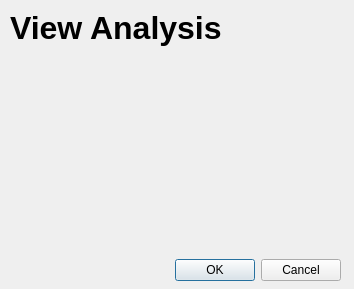
<?xml version="1.0" encoding="UTF-8"?>
<ui version="4.0">
 <class>Dialog</class>
 <widget class="QDialog" name="Dialog">
  <property name="geometry">
   <rect>
    <x>0</x>
    <y>0</y>
    <width>354</width>
    <height>289</height>
   </rect>
  </property>
  <property name="windowTitle">
   <string>Dialog</string>
  </property>
  <widget class="QWidget" name="verticalLayoutWidget">
   <property name="geometry">
    <rect>
     <x>10</x>
     <y>10</y>
     <width>331</width>
     <height>271</height>
    </rect>
   </property>
   <layout class="QVBoxLayout" name="verticalLayout">
    <item>
     <widget class="QLabel" name="label_5">
      <property name="text">
       <string>&lt;html&gt;&lt;head/&gt;&lt;body&gt;&lt;p&gt;&lt;span style=&quot; font-size:24pt; font-weight:600;&quot;&gt;View Analysis&lt;/span&gt;&lt;/p&gt;&lt;/body&gt;&lt;/html&gt;</string>
      </property>
     </widget>
    </item>
    <item>
     <spacer name="verticalSpacer">
      <property name="orientation">
       <enum>Qt::Vertical</enum>
      </property>
      <property name="sizeHint" stdset="0">
       <size>
        <width>20</width>
        <height>40</height>
       </size>
      </property>
     </spacer>
    </item>
    <item>
     <widget class="QDialogButtonBox" name="buttonBox">
      <property name="orientation">
       <enum>Qt::Horizontal</enum>
      </property>
      <property name="standardButtons">
       <set>QDialogButtonBox::Cancel|QDialogButtonBox::Ok</set>
      </property>
     </widget>
    </item>
   </layout>
  </widget>
 </widget>
 <resources/>
 <connections>
  <connection>
   <sender>buttonBox</sender>
   <signal>accepted()</signal>
   <receiver>Dialog</receiver>
   <slot>accept()</slot>
   <hints>
    <hint type="sourcelabel">
     <x>248</x>
     <y>254</y>
    </hint>
    <hint type="destinationlabel">
     <x>157</x>
     <y>274</y>
    </hint>
   </hints>
  </connection>
  <connection>
   <sender>buttonBox</sender>
   <signal>rejected()</signal>
   <receiver>Dialog</receiver>
   <slot>reject()</slot>
   <hints>
    <hint type="sourcelabel">
     <x>316</x>
     <y>260</y>
    </hint>
    <hint type="destinationlabel">
     <x>286</x>
     <y>274</y>
    </hint>
   </hints>
  </connection>
 </connections>
</ui>
